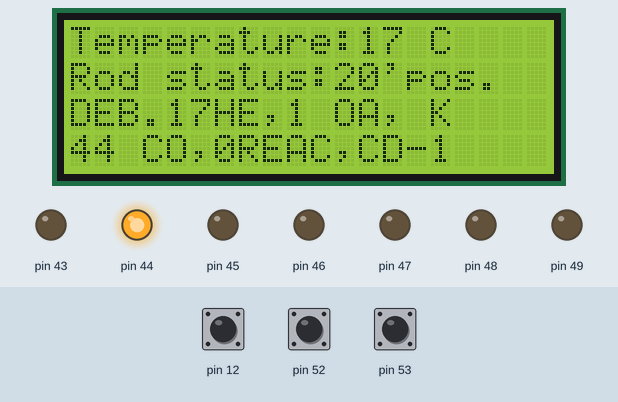
A sketch run on a simulated Arduino Mega 2560, built with avr-gcc and run on an emulated ATmega2560. On the bench: 20×4 character LCD, output pins drawn as LEDs (lit = HIGH). Dashed ring = blinking. The test bench sets the inputs (shaded band); at power-on: pin 12 HIGH, pin 53 HIGH, pin 52 HIGH.

Above: at 2.2 s.
2.3 s: pin 12 pulled LOW for 0.15 s
At 2.9 s:
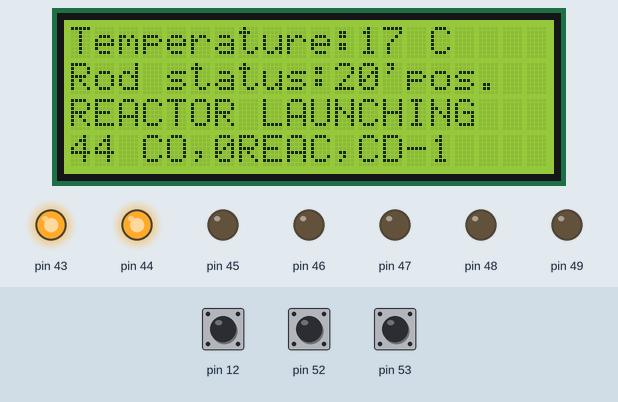
5.1 s: pin 53 pulled LOW for 3.2 s
At 5.25 s:
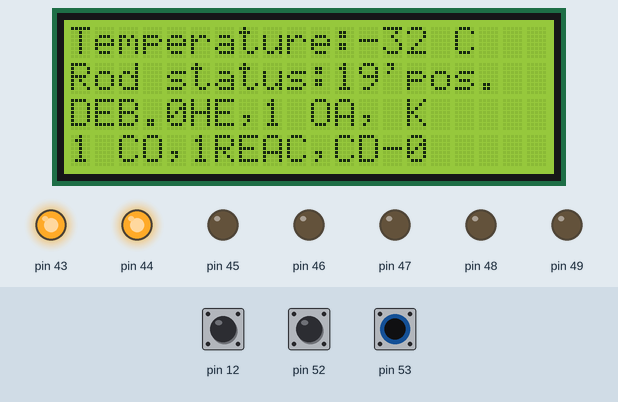
10.1 s: pin 12 pulled LOW for 1 s
At 11.7 s:
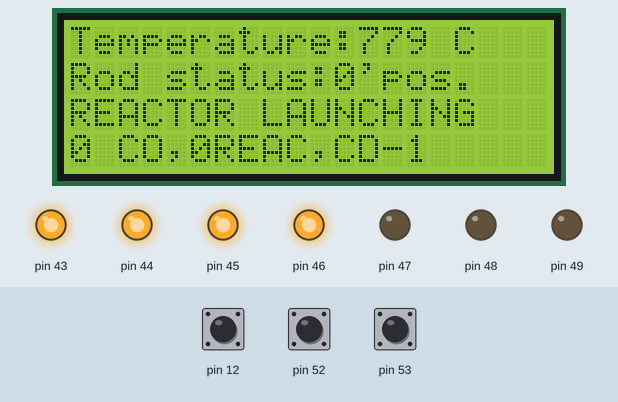
13.4 s: pin 12 pulled LOW for 1 s
At 14.14 s:
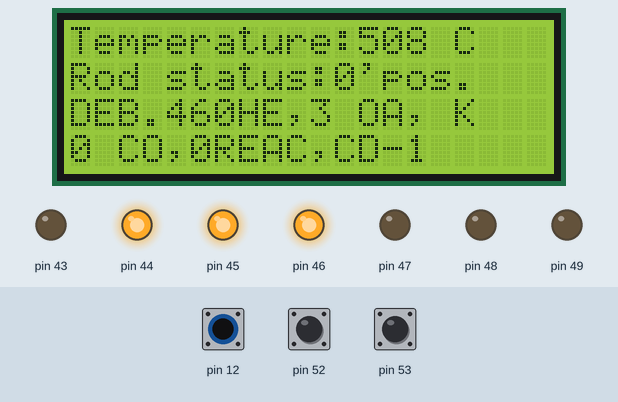
17.4 s: pin 12 pulled LOW for 3.2 s
At 20.8 s:
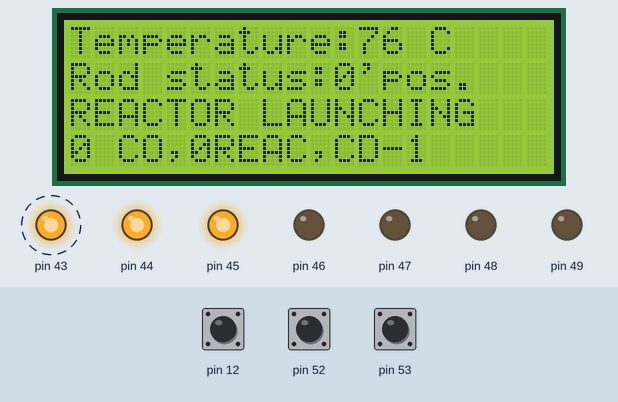
22.8 s: pin 52 pulled LOW for 0.15 s
At 22.92 s:
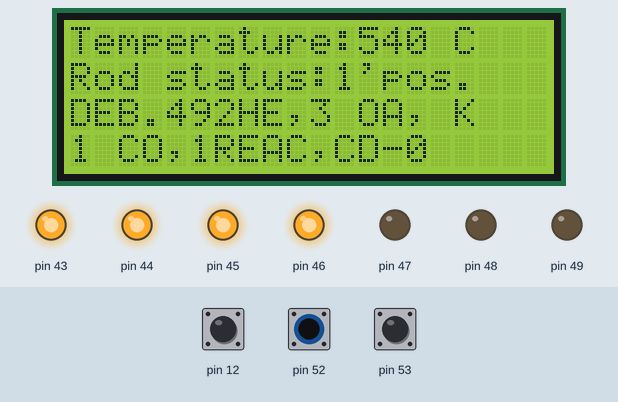
Timing chart, 0 to 29.4 s (numbered marks = the images above; inputs shaded):
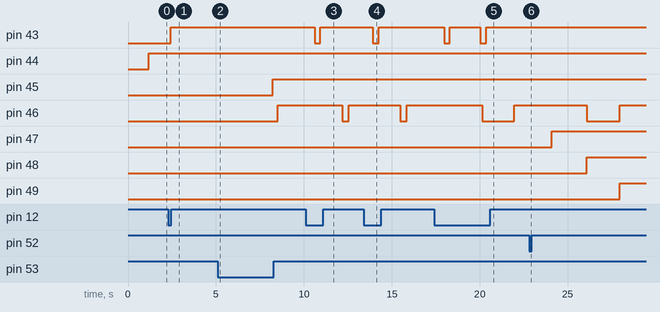

Measured:
- after the input at 2.3 s, pin 43: LOW → HIGH after 0.14 s; the display: changes after 0.14 s (image 1)
- after the input at 5.1 s, pin 45: LOW → HIGH after 3.1 s; pin 46: LOW → HIGH after 3.4 s; the display: first changes after 0.07 s (image 2 shows a later state)
- after the input at 10.1 s, pin 43: HIGH → LOW after 0.52 s, → HIGH 0.33 s later; pin 46: HIGH → LOW after 2.1 s instead of 2.4 s; pin 47: stays LOW (without the input it goes to HIGH after 0.39 s); pin 48: stays LOW (without the input it goes to HIGH after 2.4 s)
- after the input at 13.4 s, pin 43: HIGH → LOW after 0.52 s, → HIGH 0.33 s later; pin 46: HIGH → LOW after 2.1 s instead of 3.1 s; pin 47: stays LOW (without the input it goes to HIGH after 1.1 s); pin 48: stays LOW (without the input it goes to HIGH after 3.1 s)
- after the input at 17.4 s, pin 43: alternates HIGH for 1.7 s and LOW for 0.33 s, starting after 0.57 s; pin 47: stays LOW (without the input it goes to HIGH after 0.44 s); pin 48: stays LOW (without the input it goes to HIGH after 2.4 s); pin 49: stays LOW (without the input it goes to HIGH after 4.1 s)
- after the input at 22.8 s, pin 49: LOW → HIGH after 5.1 s instead of 4.9 s

The sketch:

NPP.ino
```cpp
 #include <LiquidCrystal.h>
LiquidCrystal lcd(2,3,4,5,6,7);
int rodstatus = 20;
int uranium = 100;
int heat = 17;
int temp = 17;
int reaction = 0;
int rs = 1;
int rodmaterial = 1;
int cooldown = 1;
  int canoff = 44;
  String k;

void setup() {
  // put your setup code here, to run once:
  pinMode(52,INPUT_PULLUP);
  pinMode(53,INPUT_PULLUP);
  pinMode(12,INPUT_PULLUP);
lcd.begin(20,4);
  lcd.home();
lcd.print("Chernobyl sim)");
lcd.setCursor(0,1);
lcd.print("Version 0.8 SIALPHA");
lcd.setCursor(0,2);
lcd.print("GLORY TO USSR!!!!");
delay(1000);
pinMode(43,OUTPUT);
pinMode(44,OUTPUT);
pinMode(45,OUTPUT);
pinMode(46,OUTPUT);
pinMode(47,OUTPUT);
pinMode(48,OUTPUT);
pinMode(49,OUTPUT);
}

void loop() {
  // put your main code here, to run repeatedly:
 lcd.home();
 lcd.clear();
  int kn1 = digitalRead(52);
  if(kn1 == 0){
    delay(10);
    kn1 = digitalRead(52);
    if(kn1 == 0){
      if(rodstatus<42){
      rodstatus++;}

    }
  }
  kn1 = digitalRead(53);
  if(kn1 == 0){
    delay(10);
    kn1 = digitalRead(53);
    if(kn1 == 0){
      if(rodstatus>0){
      rodstatus = rodstatus-1;}

    }
  }
  lcd.print("Temperature:");
  lcd.print(heat);
  lcd.print("\x99""C");
  lcd.setCursor(0,1);
  lcd.print("Rod status:");
  lcd.print(rodstatus);
  lcd.print("'pos.");
  lcd.setCursor(0,2);
  lcd.print("DEB.");
  lcd.print(temp);
  lcd.print("HE,");
   lcd.print(rs);
  lcd.print(" OA, K ");
  lcd.print(k);
  lcd.setCursor(0,3);
  lcd.print(canoff);
  lcd.print(" CO,");
  lcd.print(reaction);
    lcd.print("REAC,CD-");
  lcd.print(cooldown);
  delay(100);
  //math shit,do something with it
    int kn2 = digitalRead(12);
  if(kn2 == 0){
    delay(10);
    kn2 = digitalRead(12);
    if(kn2 == 0){
      if(reaction == 0 && cooldown == 1){
       heat = 28;
      reaction = 1;
      delay(100);
      cooldown = 0;
      lcd.setCursor(0,2);
      lcd.print("REACTOR LAUNCHING");
      digitalWrite(43,HIGH);
      delay(1000);
      lcd.clear();}
     if(reaction == 1 && canoff == 1){
      reaction = 0;
      delay(500);
      cooldown = 1;
      digitalWrite(43,LOW);
     delay(100);
     canoff = 0;}
    }
  }
  if(heat<=0){
    heat = 0;}
if(heat<150 && heat>75){
    rs = 2;}
    else
    if(heat<900 && heat>150){
      rs = 3;}
      else
      if(heat<1900 && heat>900){
        rs = 4;}
        else
        if (heat<3000 && heat>1900){
          rs = 5;}
          else
          if(heat<4500 && heat>3000){
            rs = 6;}
            else
            if(heat>4500){
              //MELTDOWN WARNING AND EXEC.
              //melt rods
              lcd.clear();
              lcd.setCursor(0,0);
lcd.print("Just because of you");
lcd.setCursor(0,1);
lcd.print("Your NPP has blown. You");
lcd.setCursor(0,2);
lcd.print("With GLEB AND VITEK WERE");
lcd.setCursor(0,3);
lcd.print("FIRED. GLORY TO KGB!");
delay(999999999999999999999);

            }

  //reaction datum.
  if(reaction == 1){
    if( canoff != 1){
    delay(100);
    canoff = 1;
    }temp = heat;
heat = temp+(16*rs)-rodstatus*2.4;
if(heat<0){
rs=1;}
int nn = heat;
delay(10);
int ne = heat;
if(nn>ne){
  k="<1";
}
if(nn<ne){
k=">1";}
}
if (rs == 1){
digitalWrite(44,HIGH);
 digitalWrite(46,LOW);
  digitalWrite(45,LOW);
  digitalWrite(47,LOW);
  digitalWrite(48,LOW);
  digitalWrite(49,LOW);}
else if (rs == 2){
  digitalWrite(45,HIGH);
  digitalWrite(44,HIGH);
   digitalWrite(46,LOW);
  digitalWrite(47,LOW);
  digitalWrite(48,LOW);
  digitalWrite(49,LOW);
}
else if(rs == 3){
  digitalWrite(46,HIGH);
  digitalWrite(45,HIGH);
  digitalWrite(44,HIGH);
  digitalWrite(47,LOW);
  digitalWrite(48,LOW);
  digitalWrite(49,LOW);
}
else if(rs == 4){
    digitalWrite(46,HIGH);
  digitalWrite(45,HIGH);
  digitalWrite(44,HIGH);
  digitalWrite(47,HIGH);
  digitalWrite(48,LOW);
  digitalWrite(49,LOW);
}
else if(rs== 5){
      digitalWrite(46,HIGH);
  digitalWrite(45,HIGH);
  digitalWrite(44,HIGH);
  digitalWrite(47,HIGH);
  digitalWrite(48,HIGH);
   digitalWrite(46,LOW);
  digitalWrite(49,LOW);

}
else if(rs==6){

 digitalWrite(46,HIGH);
  digitalWrite(45,HIGH);
  digitalWrite(44,HIGH);
  digitalWrite(47,HIGH);
  digitalWrite(48,HIGH);
  digitalWrite(49,HIGH);
}}


  /*if(reaction == 1 && canoff == 44){
    lcd.clear();
    lcd.setCursor(0,3);
    lcd.print("Kalibrovka...");
    delay(5000);
          canoff = 1;
  }
     neuttemp = neutrons;
  //temp shit
  if(reaction == 1){
    rs = heat;
    heat = rs;
    heat = heat+(neuttemp/5)-(1,1*rodstatus);
    if(neutrons == 0){
      neutrons = 1;
    }

  }
  //Neut thingy,something to improve
  if(reaction == 1){
          if(neutrons == 0){
      neutrons = 1;
    }
    if(neutrons>5000){
      neutrons = 5000;
    }
    if(rs<heat || rs == heat){
    neutrons = neuttemp;
    neutrons = neutrons*2-(rodstatus*50);}
    if(rs>heat){
      neutrons = neutrons*0,75 - (rodstatus*50);
    }
  }
  if(heat < 25 && cooldown == 0){
    heat = 25;
  }
  if(heat<25 && reaction == 0 && cooldown == 1){
    heat = 55;
    delay(100);
    heat = 40;
    delay(100);
    heat = 27;
  }
}*/
```
